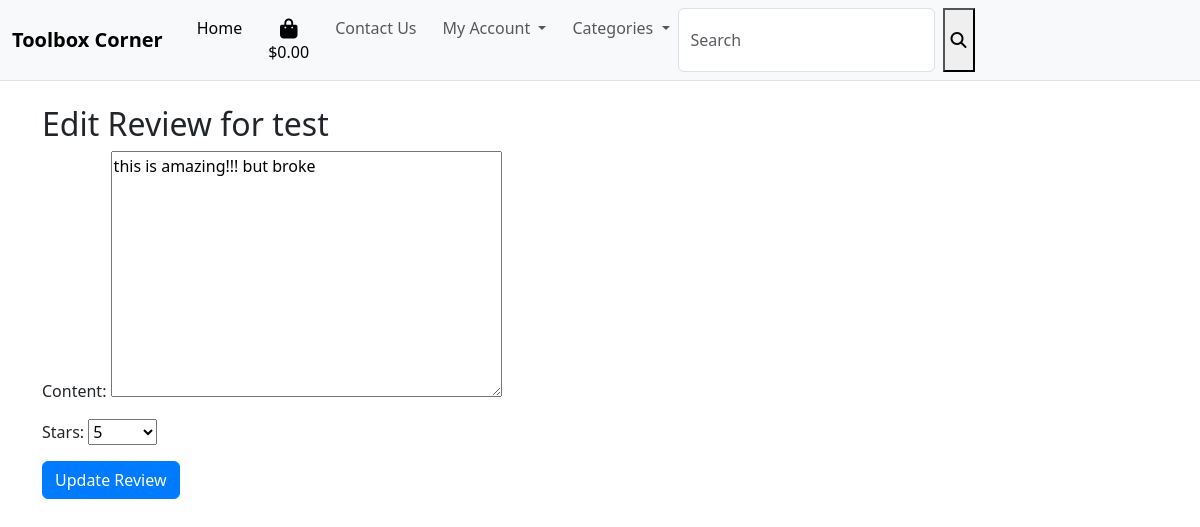
Page /reviews/edit/1/ (signed in) on the committed database.
### review/models.py (models this page shows, shortened)
class Review(models.Model):
    STAR_CHOICES = [(i, str(i)) for i in range(6)]
    product = models.ForeignKey(Product, on_delete=models.CASCADE)
    user = models.ForeignKey(settings.AUTH_USER_MODEL, on_delete=models.CASCADE)
    content = models.TextField(max_length=500, blank=True)
    stars = models.IntegerField(choices=STAR_CHOICES)
    created_at = models.DateTimeField(auto_now_add=True)
    updated_at = models.DateTimeField(auto_now=True)
    class Meta:
        unique_together = ('product', 'user')

### website/models.py (models this page shows, shortened)
class Product(models.Model):
    name = models.CharField(max_length=100)
    description = models.TextField(max_length=300)
    price = models.DecimalField(max_digits=10, decimal_places=2)
    created_by = models.ForeignKey(User, null=True, blank=True, on_delete=models.SET_NULL)
    created_at = models.DateTimeField(auto_now_add=True)
    modified_at = models.DateTimeField(auto_now=True)
    category = models.ForeignKey(Category, null=True, blank=True, on_delete=models.SET_NULL, related_name='products')

### review/views.py (the view)
# urls.py: path('edit/<int:review_id>/', views.edit_review, name='edit_review'),
@login_required
def edit_review(request, review_id):
    review = get_object_or_404(Review, id=review_id)
    if review.user != request.user:
        return HttpResponseForbidden()
    if request.method == 'POST':
        form = ReviewForm(request.POST, instance=review)
        if form.is_valid():
            form.save()
            return redirect('product_detail', review.product.id)
    else:
        form = ReviewForm(instance=review)
    return render(request, 'review/edit_review.html', {'form': form, 'review': review})

### review/forms.py
class ReviewForm(forms.ModelForm):
    class Meta:
        model = Review
        fields = ['content', 'stars']

### review/templates/review/edit_review.html (shortened to what this page needs)
{% extends 'base.html' %}
{% block content %}
<h2>Edit Review for {{ review.product.name }}</h2>
<form method="post">
    {{ form.as_p }}
    <button type="submit" class="btn btn-primary">Update Review</button>
</form>
{% endblock %}

### static/css/base.css (style rules this page uses)
.btn-primary { background-color: #007bff; border-color: #007bff; }

### rows in the picture
Review: product.name "test", content "this is amazing!!! but broke", stars "5"
